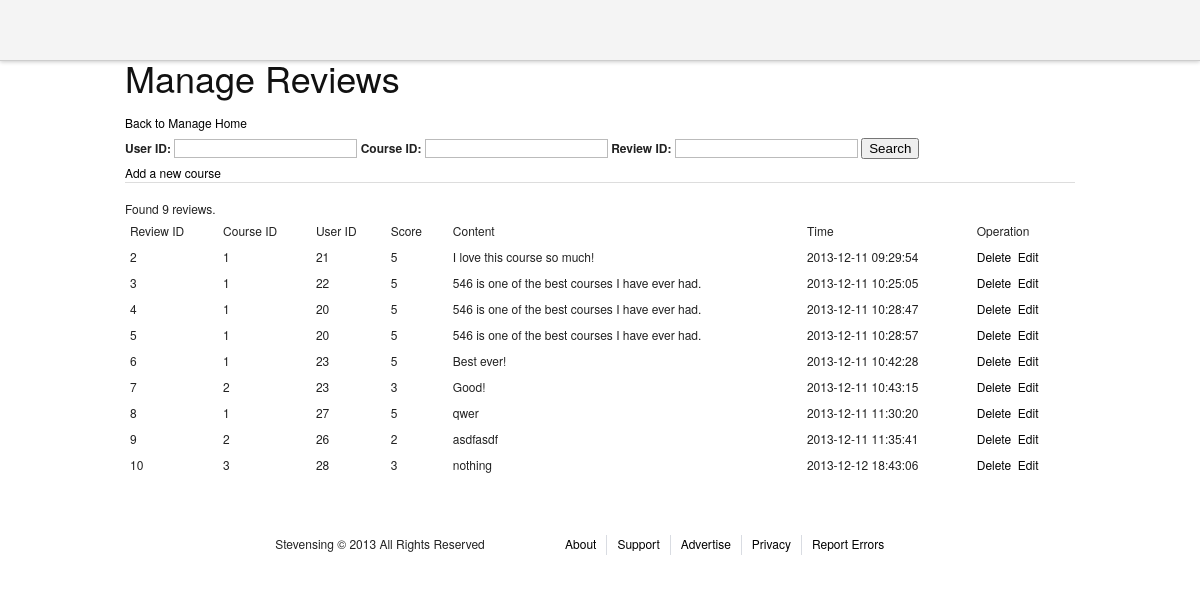
Screenshot of /admin/managereviews.php with the database file from the repository.
### tables this page shows
CREATE TABLE `reviews` (
  `review_id` int(11) NOT NULL AUTO_INCREMENT,
  `course_id` int(11) NOT NULL,
  `user_id` int(11) NOT NULL,
  `score` tinyint(4) NOT NULL,
  `content` varchar(3000) NOT NULL,
  `timestamp` timestamp NOT NULL DEFAULT CURRENT_TIMESTAMP ON UPDATE CURRENT_TIMESTAMP,
  PRIMARY KEY (`review_id`),
  KEY `course_id` (`course_id`),
  CONSTRAINT `course_id` FOREIGN KEY (`course_id`) REFERENCES `courses` (`course_id`) ON DELETE CASCADE
);

### admin/managereviews.php (the view, shortened to what this page needs)
<?php
include "header.php";
include "../mysqli_connection.php";
?>
<div>
<h1>Manage Reviews</h1>
<a href = "adminhome.php">Back to Manage Home</a>
</div>
<div>
<form action = "#" method = "GET">
<label for = "user_id">User ID: </label><input type = "text" name = "user_id" value = "<?php echo isset($_GET['user_id'])?$_GET['user_id']:"";?>" />
<label for = "course_id">Course ID: </label><input type = "text" name = "course_id" value = "<?php echo isset($_GET['course_id'])?$_GET['course_id']:"";?>" />
<label for = "review_id">Review ID: </label><input type = "text" name = "review_id" value = "<?php echo isset($_GET['review_id'])?$_GET['review_id']:"";?>" />
<input type = "submit" value = "Search" />
</form>
</div>
<div>
<a href="editcourse.php">Add a new course</a>
</div>
<hr />
<div>
<table>
<thead >
<td>Review ID</td><td>Course ID</td><td>User ID</td><td>Score </td><td>Content</td><td>Time </td><td>Operation</td>
</thead>
<tbody>
<?php
$filter = "true";
$perNumber = 25;
if(isset($_GET['page']))$page = $_GET['page'];
else $page=1;
$count = $mysqli->query("select count(*) from reviews WHERE " . $filter . ";");
$rs = mysqli_fetch_array($count);
$totalNumber = $rs[0];
if ($totalNumber == 0){
        echo "<div><font color='red'>No result!</font></div>";
}
else{
        echo "<div>Found " . $totalNumber. " reviews.</div>";
}
$startCount = ($page - 1) * $perNumber;
$result = $mysqli->query("select * from reviews WHERE (" . $filter .") LIMIT $startCount, $perNumber");
if ($result){
        while ($row = mysqli_fetch_array($result)){
?>
<tr>
<td><?php echo $row["review_id"];?></td>
<td><?php echo $row["course_id"];?></td>
<td><?php echo $row["user_id"];?></td>
<td><?php echo $row["score"];?></td>
<td><?php echo $row["content"];?></td>
<td><?php echo $row["timestamp"];?></td>
<td><a href="javascript:" onclick = "show_delete_yes(this,<?php echo $row['course_id'];?>);" >Delete</a>&nbsp&nbsp<a href="editcourse.php?id=<?php echo $row['course_id'];?>">Edit</a></td>
</tr>
</tbody>
<?php
        }
 }
?>
</table>
</div>
<?php
include "footer.php";

### stylesheets/screen.css (style rules this page uses)
html { margin:0;padding:0;border:0; }
body, div, span, object, iframe, h1, h2, h3, h4, h5, h6, p, blockquote, pre, a, abbr, acronym, address, code, del, dfn, em, img, q, dl, dt, dd, ol, ul, li, fieldset, form, label, legend, table, caption, tbody, tfoot, thead, tr, th, td, article, aside, dialog, figure, footer, header, hgroup, nav, section { margin:0;padding:0;border:0;font-size:100%;font:inherit;vertical-align:baseline; }
body { line-height:1.5;background:white; }
table { border-collapse:separate;border-spacing:0; }
caption, th, td { text-align:left;font-weight:normal;float:none !important; }
table, th, td { vertical-align:middle; }
html { font-size:100.01%; }
body { font-size:75%;color:#222;background:#fff;font-family:"Helvetica Neue", Arial, Helvetica, sans-serif; }
h1, h2, h3, h4, h5, h6 { font-weight:normal;color:#111; }
h1 { font-size:3em;line-height:1;margin-bottom:0.5em; }
a { color:#06c;text-decoration:underline; }
table { margin-bottom:1.4em;width:100%; }
th, td, caption { padding:4px 10px 4px 5px; }
label { font-weight:bold; }
input[type=text], input[type=password], input[type=url], input[type=email], input.text, input.title, textarea { background-color:#fff;border:1px solid #bbb;color:#000; }
input[type=text], input[type=password], input[type=url], input[type=email], input.text, input.title, textarea, select { margin:0.5em 0; }
hr { background:#ddd;color:#ddd;clear:both;float:none;width:100%;height:1px;margin:0 0 17px;border:none; }

### stylesheets/common.css (style rules this page uses)
body { font-family: 'Helvetica Neue', Helvetica, Arial, 'lucida grande',tahoma,verdana,arial,sans-serif; }
a, a:hover, a:visited, a:link { color: #000; text-decoration: none; }

### admin/managereviews.php (style rules this page uses)
thead { border:2px solid #EEE; }

### rows the page displays
reviews: review_id "2", course "1", user "21", score "5", content "I love this course so much!", timestamp "2013-12-11 09:29:54"
reviews: review_id "3", course "1", user "22", score "5", content "546 is one of the best courses I have ever had.", timestamp "2013-12-11 10:25:05"
reviews: review_id "4", course "1", user "20", score "5", content "546 is one of the best courses I have ever had.", timestamp "2013-12-11 10:28:47"
reviews: review_id "5", course "1", user "20", score "5", content "546 is one of the best courses I have ever had.", timestamp "2013-12-11 10:28:57"
reviews: review_id "6", course "1", user "23", score "5", content "Best ever!", timestamp "2013-12-11 10:42:28"
reviews: review_id "7", course "2", user "23", score "3", content "Good!", timestamp "2013-12-11 10:43:15"
reviews: review_id "8", course "1", user "27", score "5", content "qwer", timestamp "2013-12-11 11:30:20"
reviews: review_id "9", course "2", user "26", score "2", content "asdfasdf", timestamp "2013-12-11 11:35:41"
reviews: review_id "10", course "3", user "28", score "3", content "nothing", timestamp "2013-12-12 18:43:06"

### other values shown
$totalNumber "9"
